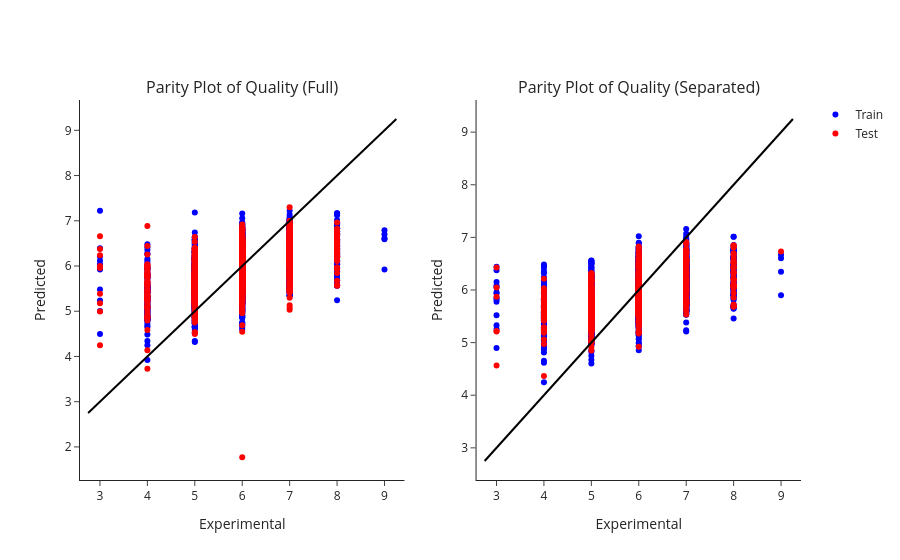

Write notebook code for a chart like this one.
### Code cell
from plotly.subplots import make_subplots

fig = make_subplots(rows=1, cols=2,
                    subplot_titles=('Parity Plot of Quality (Full)','Parity Plot of Quality (Separated)'))

fig.update_layout(
     template = 'simple_white'
)

fig.add_trace(
    go.Scatter(
        mode = 'markers',
        x = yTrain,
        y = pTrain,
        name = 'Train',
        marker = dict(color = 'blue'),
        hovertemplate = 'Experimental: %{x:.0f}' +
                    '<br>Predicted: %{y:.2f}',
    ),
    row = 1,
    col = 1
)

fig.add_trace(
    go.Scatter(
        mode = 'markers',
        x = yTest,
        y = pTest,
        name = 'Test',
        marker = dict(color = 'red'),
        hovertemplate = 'Experimental: %{x:.0f}' +
                    '<br>Predicted: %{y:.2f}',
    ),
    row = 1,
    col = 1
)

fig.add_trace(
    go.Scatter(
        mode = 'lines',
        x = [2.75,9.25],
        y = [2.75,9.25],
        name = 'Line',
        line = dict(color = 'black')
    ),
    row = 1,
    col = 1
)

fig.add_trace(
    go.Scatter(
        mode = 'markers',
        x = yTrains_all,
        y = pTrains_all,
        name = 'Trains',
        marker = dict(color = 'blue'),
        hovertemplate = 'Experimental: %{x:.0f}' +
                    '<br>Predicted: %{y:.2f}',
    ),
    row = 1,
    col = 2
)

fig.add_trace(
    go.Scatter(
        mode = 'markers',
        x = yTests_all,
        y = pTests_all,
        name = 'Tests',
        marker = dict(color = 'red'),
        hovertemplate = 'Experimental: %{x:.0f}' +
                    '<br>Predicted: %{y:.2f}',
    ),
    row = 1,
    col = 2
)

fig.add_trace(
    go.Scatter(
        mode = 'lines',
        x = [2.75,9.25],
        y = [2.75,9.25],
        name = 'Line',
        line = dict(color = 'black')
    ),
    row = 1,
    col = 2
)

fig.update_xaxes(title_text="Experimental", tickmode = 'linear', tick0 = 3, dtick = 1, row=1, col=1)
fig.update_xaxes(title_text="Experimental", tickmode = 'linear', tick0 = 3, dtick = 1, row=1, col=2)
fig.update_yaxes(title_text="Predicted", row=1, col=1)
fig.update_yaxes(title_text="Predicted", row=1, col=2)

for trace in fig['data']: 
    if(trace['name'] == 'Line'): trace['showlegend'] = False
    elif(trace['name'] == 'Trains'): trace['showlegend'] = False
    elif(trace['name'] == 'Tests'): trace['showlegend'] = False

#fig2['layout']['xaxis']['title']='Experiment'
#fig2['layout']['yaxis']['title']='Prediction'

#for trace in fig['data']: 
#    trace['showlegend'] = False

#for trace in fig2['data']: 
#    trace['showlegend'] = False
fig.show()

### Figure 1 — Plotly figure (JSON) as saved in the notebook; plotly's stock layout.template omitted (floating-point values rounded to 4 significant figures; data arrays with more than 128 entries replaced by an {"elided": "..."} marker saying what was removed)
{"data": [{"hovertemplate": "Experimental: %{x:.0f}<br>Predicted: %{y:.2f}", "marker": {"color": "blue"}, "mode": "markers", "name": "Train", "type": "scatter", "x": {"elided": "3428 float values"}, "xaxis": "x", "y": {"elided": "3428 float values"}, "yaxis": "y"}, {"hovertemplate": "Experimental: %{x:.0f}<br>Predicted: %{y:.2f}", "marker": {"color": "red"}, "mode": "markers", "name": "Test", "type": "scatter", "x": {"elided": "1470 float values"}, "xaxis": "x", "y": {"elided": "1470 float values"}, "yaxis": "y"}, {"line": {"color": "black"}, "mode": "lines", "name": "Line", "showlegend": false, "type": "scatter", "x": [2.75, 9.25], "xaxis": "x", "y": [2.75, 9.25], "yaxis": "y"}, {"hovertemplate": "Experimental: %{x:.0f}<br>Predicted: %{y:.2f}", "marker": {"color": "blue"}, "mode": "markers", "name": "Trains", "showlegend": false, "type": "scatter", "x": {"elided": "3917 float values"}, "xaxis": "x2", "y": {"elided": "3917 float values"}, "yaxis": "y2"}, {"hovertemplate": "Experimental: %{x:.0f}<br>Predicted: %{y:.2f}", "marker": {"color": "red"}, "mode": "markers", "name": "Tests", "showlegend": false, "type": "scatter", "x": {"elided": "981 float values"}, "xaxis": "x2", "y": {"elided": "981 float values"}, "yaxis": "y2"}, {"line": {"color": "black"}, "mode": "lines", "name": "Line", "showlegend": false, "type": "scatter", "x": [2.75, 9.25], "xaxis": "x2", "y": [2.75, 9.25], "yaxis": "y2"}], "layout": {"annotations": [{"font": {"size": 16}, "showarrow": false, "text": "Parity Plot of Quality (Full)", "x": 0.225, "xanchor": "center", "xref": "paper", "y": 1, "yanchor": "bottom", "yref": "paper"}, {"font": {"size": 16}, "showarrow": false, "text": "Parity Plot of Quality (Separated)", "x": 0.775, "xanchor": "center", "xref": "paper", "y": 1, "yanchor": "bottom", "yref": "paper"}], "xaxis": {"anchor": "y", "domain": [0, 0.45], "dtick": 1, "tick0": 3, "tickmode": "linear", "title": {"text": "Experimental"}}, "xaxis2": {"anchor": "y2", "domain": [0.55, 1], "dtick": 1, "tick0": 3, "tickmode": "linear", "title": {"text": "Experimental"}}, "yaxis": {"anchor": "x", "domain": [0, 1], "title": {"text": "Predicted"}}, "yaxis2": {"anchor": "x2", "domain": [0, 1], "title": {"text": "Predicted"}}}}
